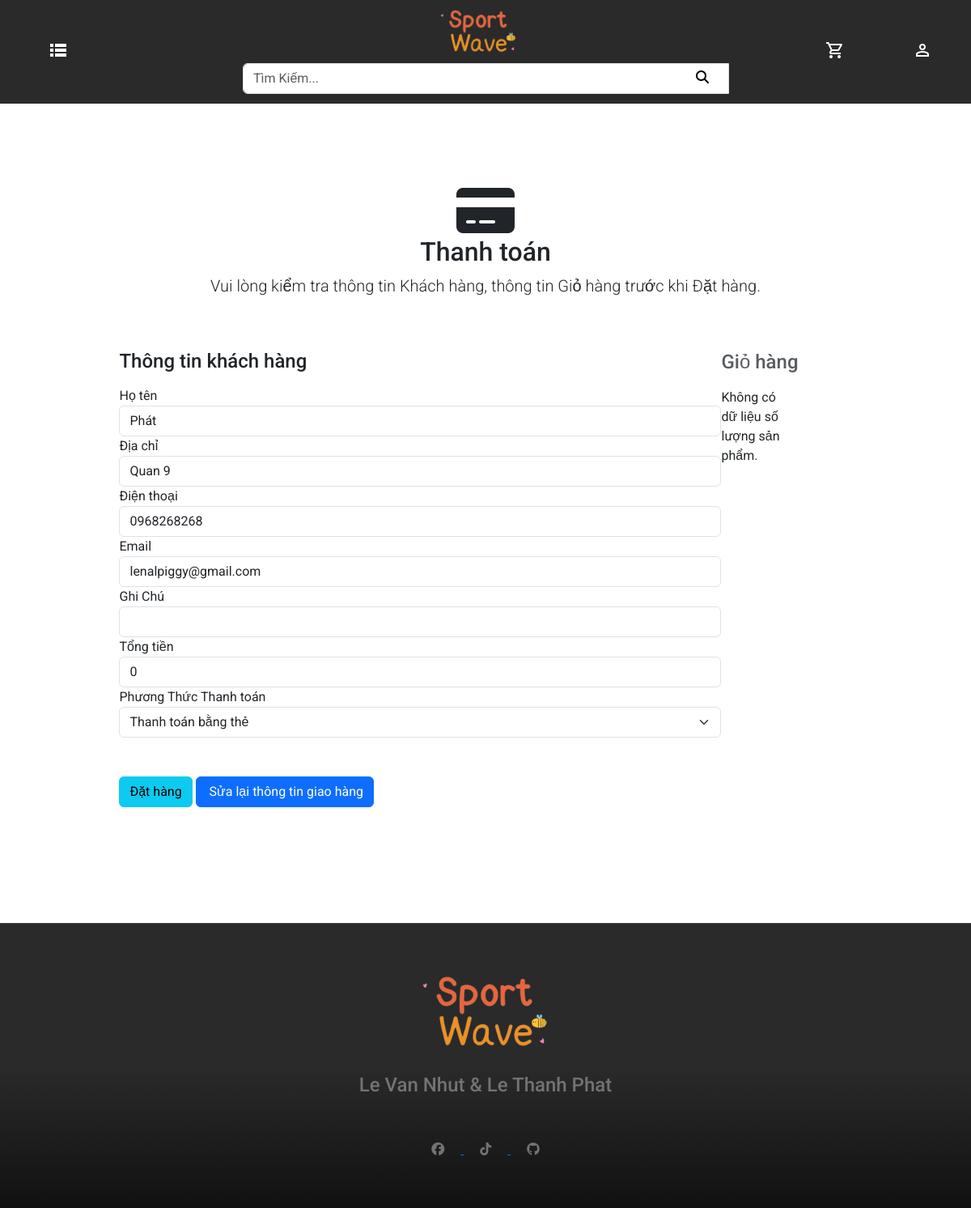
The app's page /order/phuongthucthanhtoan.php?id=11 with its own data.
### tables this page shows
CREATE TABLE `thanhvien` (
  `ID_ThanhVien` int(11) NOT NULL,
  `TenDangNhap` varchar(20) NOT NULL,
  `MatKhau` varchar(20) NOT NULL,
  `Email` varchar(50) NOT NULL,
  `HoVaTen` varchar(30) NOT NULL,
  `DiaChi` varchar(50) NOT NULL,
  `SoDienThoai` varchar(10) NOT NULL,
  `NgayDangKi` date NOT NULL
);

CREATE TABLE `hoadon` (
  `ID_HoaDon` int(11) NOT NULL,
  `ID_ThanhVien` int(11) NOT NULL,
  `ThoiGianLap` datetime NOT NULL,
  `DiaChi` varchar(30) NOT NULL,
  `GhiChu` varchar(30) NOT NULL,
  `GiaTien` float NOT NULL,
  `SoDienThoai` varchar(10) NOT NULL,
  `XuLy` tinyint(1) NOT NULL
);

### order/phuongthucthanhtoan.php (the view, shortened to what this page needs)
<?php
include("../conection.php");
$ID_ThanhVien = isset($_GET['id']) ? $_GET['id'] : '';
$sql_getOrder = "SELECT * FROM hoadon WHERE ID_ThanhVien='$ID_ThanhVien' ORDER BY ID_HoaDon DESC";
$query_getOrder = mysqli_query($mysqli, $sql_getOrder);
$row_getOrder = mysqli_fetch_array($query_getOrder);
$sql_getCus = "SELECT * FROM thanhvien WHERE ID_ThanhVien='$ID_ThanhVien' ORDER BY ID_ThanhVien DESC";
$query_getCus = mysqli_query($mysqli, $sql_getCus);
$row_getCus = mysqli_fetch_array($query_getCus);
?>
<!DOCTYPE html>
<html lang="vi" class="h-100">
<head>
    <link rel="stylesheet" href="../bootstrap/css/bootstrap.min.css">
    <link rel="stylesheet" href="../home.css">
    <link rel="stylesheet" href="../footer.css">
</head>
<body>
    <?php include("../menu.php"); ?>
    <?php
    $sql_getOrder = "SELECT * FROM hoadon ORDER BY ID_HoaDon DESC LIMIT 1";
    $query_getOrder = mysqli_query($mysqli, $sql_getOrder);
    ?>
    <main role="main" style="height:120vh;">
        <div class="container mt-4" style="margin:auto;width:100%;">
            <div class="py-5 text-center">
                <i class="fa fa-credit-card fa-4x" aria-hidden="true"></i>
                <h2>Thanh toán</h2>
                <p class="lead">Vui lòng kiểm tra thông tin Khách hàng, thông tin Giỏ hàng trước khi Đặt hàng.</p>
            </div>
            <form class="needs-validation" name="frmthanhtoan" method="post" action="#" style="display:flex;flex-direction:row-reverse;">
                <div class="row">
                    <div class="col-md-4 order-md-2 mb-4">
                        <h4 class="d-flex justify-content-between align-items-center mb-3" style="width:20vw">
                            <span class="text-muted">Giỏ hàng</span>
                            <span class="badge badge-secondary badge-pill">SportWave</span>
                        </h4>
                        <?php
                        if (isset($_SESSION['displayQtyArray']) && is_array($_SESSION['displayQtyArray'])) {
                            $displayQtyArray = $_SESSION['displayQtyArray'];
                            if (isset($_POST['selectedItems']) && is_array($_POST['selectedItems'])) {
                                if (isset($_POST['submit'])) {
                                    $ID_ThanhVien=isset($_GET['id']) ? $_GET['id']: '';
                                    $sql_ThanhVien = "SELECT * FROM thanhvien WHERE ID_ThanhVien=$ID_ThanhVien LIMIT 1";
                                    $query_ThanhVien = mysqli_query($mysqli,$sql_ThanhVien);
                                    $row= mysqli_fetch_array($query_ThanhVien);
                                    $ThoiGianLap=date("Y-m-d H:i:s");
                                    $DiaChi=$row['DiaChi'];
                                    if (isset($_SESSION['cart'])) {
                                            $allMoney=0;
                                            $allAmount=0;
                                        foreach ($_SESSION['cart'] as $value) {
                                            $Money =$value['qty']*$value['GiaBan'];
                                            $amount=$value['qty'];
                                            $allMoney +=$Money;
                                            $allAmount+=$amount;
                                        }
                                    $SoDienThoai=$row['SoDienThoai'];
                                    $GiaTien=$allMoney;
                                    }
                                    $sql_saveOrder="INSERT INTO hoadon(ID_ThanhVien,ThoiGianLap,DiaChi,GiaTien,SoDienThoai) VALUES('".$ID_ThanhVien."','".$ThoiGianLap."','".$DiaChi."','".$GiaTien."','".$SoDienThoai."')";
                                        mysqli_query($mysqli,$sql_saveOrder);
                                }
                                $selectedItems = $_POST['selectedItems'];
                                $i = 0;
                                $allMoney = 0;
                                ?>
                                <div class="tableInfo">
                                    <table class="table">
                                        <thead>
                                            <tr>
                                                <th scope="col">STT</th>
                                                <th scope="col">Tên</th>
                                                <th scope="col">Số lượng</th>
                                                <th scope="col">Giá tiền</th>
                                            </tr>
                                        </thead>
                                        <tbody>
                                            <?php
                                            foreach ($selectedItems as $selectedItem) {
                                                if (isset($displayQtyArray[$selectedItem])) {
                                                    $displayQty = intval($displayQtyArray[$selectedItem]);
                                                    $sql_product = "SELECT * FROM sanpham WHERE ID_SanPham = $selectedItem";
                                                    $query_product = mysqli_query($mysqli, $sql_product);
                                                    while ($row_product = mysqli_fetch_array($query_product)) {
                                                        $i++;
                                                        $allMoney += $row_product['GiaBan'] * $displayQty;
                                                        ?>
                                                        <tr>
                                                            <td><?= $i ?></td>
                                                            <td><?= $row_product['TenSanPham'] ?></td>
                                                            <td><?= $displayQty?></td>
                                                            <td><?= number_format($row_product['GiaBan'], 0, ',', '.') ?> Đồng</td>
                                                        </tr>
                                                        <?php
                                                    }
                                                }
                                            }
                                            ?>
                                        </tbody>
                                    </table>
                                    <h5 style="width:300%;float:left;color:red;margin-left:50%">Tổng tiền : <?= number_format($allMoney, 0, ',', '.') ?> Đồng</h5>
                                    </br>
                                </div>
                                <?php
                            } else {
                                echo "<p>Không có sản phẩm nào được chọn.</p>";
                            }
                        } else {
                            echo "Không có dữ liệu số lượng sản phẩm.";
                        }
                        ?>
                    </div>
                </div>
                <div class="col-md-8 order-md-1">
                    <h4 class="mb-3">Thông tin khách hàng</h4>
                    <div class="row">
                        <div class="col-md-12">
                            <label for="kh_ten">Họ tên</label>
                            <input type="text" class="form-control" name="kh_ten" id="kh_ten"
                                value="<?php echo $row_getCus['HoVaTen'] ?>" readonly="">
                        </div>
                        <div class="col-md-12">
                            <label for="kh_diachi">Địa chỉ</label>
                            <input type="text" class="form-control" name="kh_diachi" id="kh_diachi"
                                value="<?php echo $row_getOrder['DiaChi'] ?>" readonly="">
                        </div>
                        <div class="col-md-12">
                            <label for="kh_dienthoai">Điện thoại</label>
                            <input type="text" class="form-control" name="kh_dienthoai" id="kh_dienthoai"
                                value="<?php echo $row_getCus['SoDienThoai'] ?>" readonly="">
                        </div>
                        <div class="col-md-12">
                            <label for="kh_email">Email</label>
                            <input type="text" class="form-control" name="kh_email" id="kh_email"
                                value="<?php echo $row_getCus['Email'] ?>" readonly="">
                        </div>
                        <div class="col-md-12">
                            <label for="kh_ghiChu">Ghi Chú</label>
                            <input type="text" class="form-control" name="kh_ngaysinh" id="kh_ngaysinh"
                                value="<?php echo $row_getOrder['GhiChu'] ?>" readonly="">
                        </div>
                        <div class="col-md-12">
                            <label for="kh_cmnd">Tổng tiền</label>
                            <input type="text" class="form-control" name="kh_cmnd" id="kh_cmnd"
                                value="<?php echo number_format($allMoney, 0, ',', '.') ?>" readonly="">
                        </div>
                    </div>
                    <form action="" method="POST">
                        <label for="kh_hinhThucThanhToan">Phương Thức Thanh toán</label>
                        <select class="form-select" aria-label=".form-select-lg example" style="" name="selectPay">
                            <option value="shipchuyenkhoan" selected>Thanh toán bằng thẻ</option>
                        </select>
                        <input type="submit" class="btn btn-info" name='dathang' value="Đặt hàng">
                        <a class="btn btn-primary" href="./suaOrder.php?id=<?php echo $row_getOrder['ID_HoaDon']; ?>">
                            &nbsp;Sửa lại thông tin giao hàng</a>
                    </form>
                </div>
            </div>
    </main>
    <?php include("../footer.php"); ?>
</body>
</html>

### home.css (style rules this page uses)
* { margin: 0; padding: 0; box-sizing: border-box; font-family: 'Poppins', sans-serif; font-family: 'Roboto', sans-serif; scroll-behavior: smooth; }
.text-center { text-align: center; }
.d-flex { display: flex; justify-content: center; align-items: center; width: 100%; }

### footer.css (style rules this page uses)
* { margin: 0; padding: 0; box-sizing: border-box; font-family: 'Poppins', sans-serif; font-family: 'Roboto', sans-serif; scroll-behavior: smooth; }
body { z-index: -100; }

### menu.php (style rules this page uses)
* { margin: 0; padding: 0; box-sizing: border-box; font-family: 'Poppins', sans-serif; font-family: 'Roboto', sans-serif; scroll-behavior: smooth; }
@media screen and (min-width: 1025px) and (max-width: 1280px) { .container { margin-top: 100px !important; } }

### records on screen
thanhvien: kh_ten "Phát", kh_dienthoai "0968268268", kh_email "lenalpiggy@gmail.com"
hoadon: kh_diachi "Quan 9"
